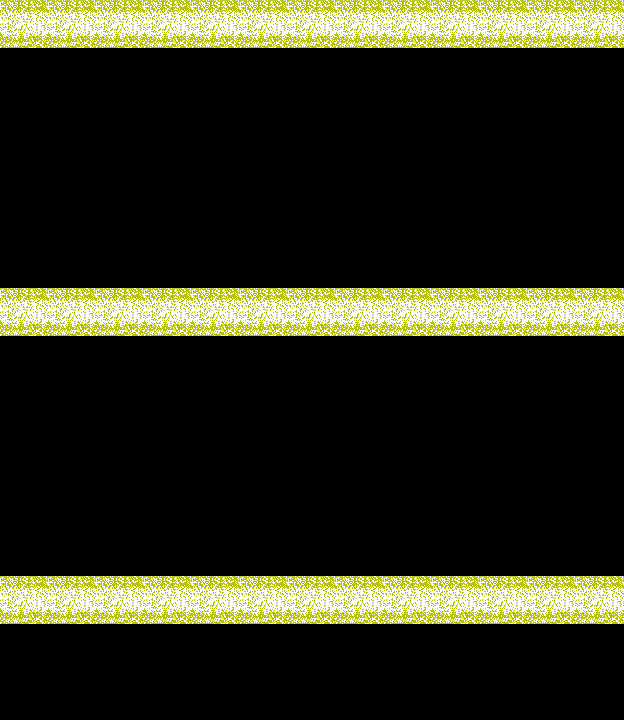

This is a level from a 2D game, rendered from its Tiled map with the project's own tilesets. A one-line summary and the map file follow, with tile-layer data summarised:
An orthogonal 13x15 tile map with 48x48 px tiles, 1 tile layer (Camada de Tiles 1).

<map version="1.0" tiledversion="1.0.3" orientation="orthogonal" renderorder="right-down" width="13" height="15" tilewidth="48" tileheight="48" nextobjectid="1">
 <tileset firstgid="1" source="stage.tsx" />
 <layer name="Camada de Tiles 1" width="13" height="15">
  <data>[195 cells, 39 non-empty, 1 distinct tile ids]</data>
 </layer>
</map>